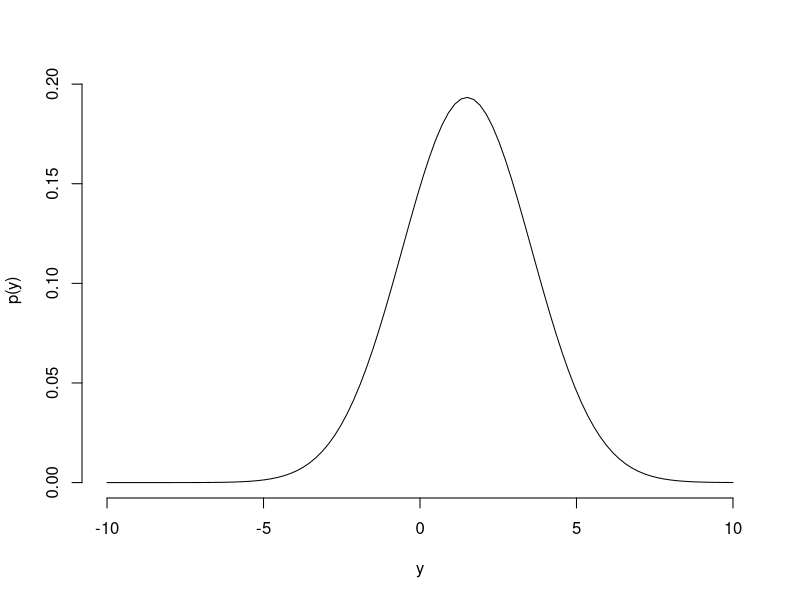
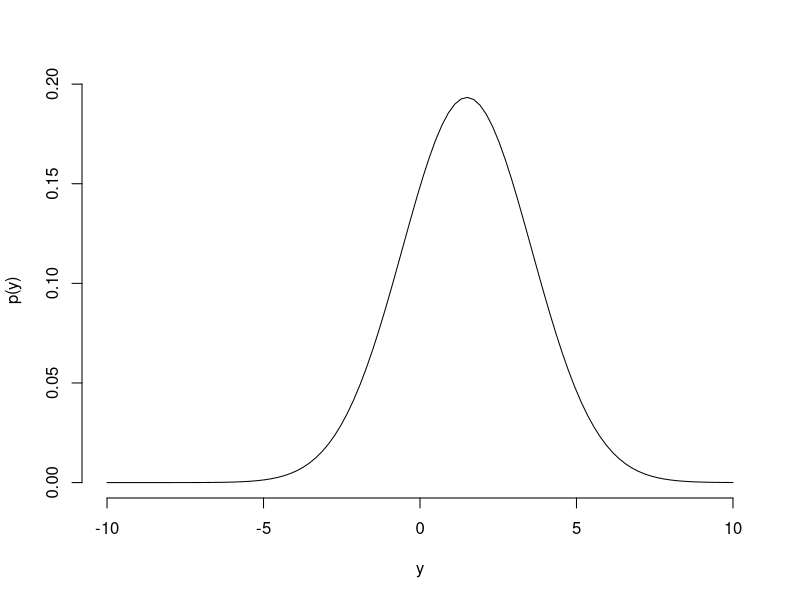
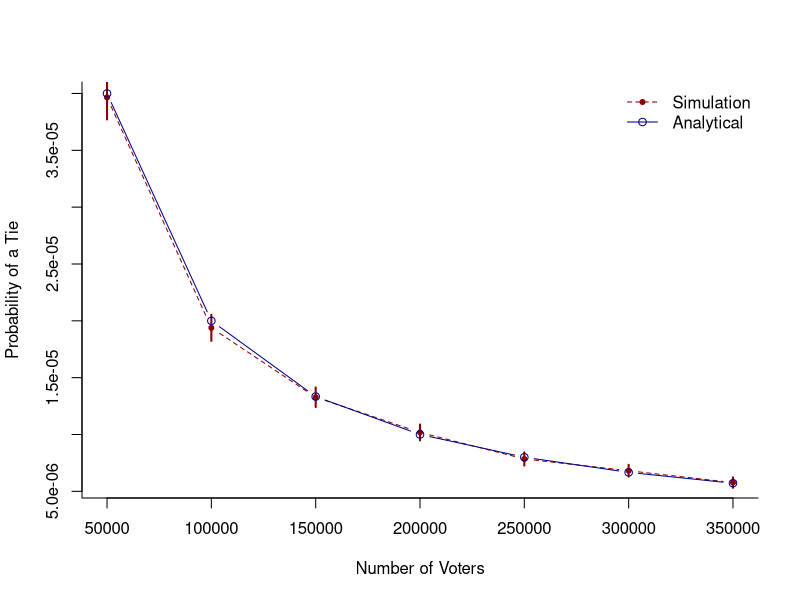

Reproduce these figures in R, in order.
## ---- chunk 1
knitr::opts_chunk$set(echo = TRUE)
## ---- chunk 2
library(tidyverse)
library(tidyr)
library(kableExtra)
## ---- chunk 3
y <- seq(from = -10, to = 10, length.out = 100)
py <- 0.25*dnorm((y - 1)/2, mean = 0, sd = 1) + 0.25*dnorm((y - 2)/2, mean = 0, sd = 1)
plot(y, py, type = "l", ylab = "p(y)", bty = "n")
## ---- chunk 4
y <- seq(from = -10, to = 10, length.out = 100)
py <- 0.5*dnorm(y, mean = 1, sd = 2) + 0.5*dnorm(y, mean = 2, sd = 2)
plot(y, py, type = "l", ylab = "p(y)", bty = "n")
## ---- chunk 5
cat(sprintf("Frequency: %.2f \n", 2/3))
cat(sprintf("Normal Approximation: %.2f", pnorm(-7.5, 0, 13.86, lower.tail = FALSE)))
## ---- chunk 6
cat(sprintf("Frequency: %.2f \n", 5/12))
cat(sprintf("Normal Approximation: %.2f", pnorm(-0.5, 0, 13.86, lower.tail = FALSE)))
## ---- chunk 7
cat(sprintf("Frequency: %.2f \n", 5/8))
cat(sprintf("Normal Approximation: %.2f",
            pnorm(-0.5, 0, 13.86, lower.tail = FALSE)/
              pnorm(-7.5, 0, 13.86, lower.tail = FALSE)))
## ---- chunk 8
n_voters <- seq(from = 50000, to = 350000, by = 50000)

n_sim <- 100000

simulate_election <- function(n_voters) {
   p <- runif(1, 0.25, 0.75)
   dbinom(n_voters / 2, n_voters, p)
}

sim_tie_prob <- sapply(n_voters, \(x) replicate(n_sim, simulate_election(x)))
sim_tie_prob_mean <- apply(sim_tie_prob, 2, mean)
sim_tie_prob_sem <- apply(sim_tie_prob, 2, sd) / sqrt(n_sim)

plot(n_voters, sim_tie_prob_mean, type = "b", col = "darkred", lty = 2, pch = 20,
     bty = "l",
     xlab = "Number of Voters", ylab = "Probability of a Tie")
segments(n_voters, sim_tie_prob_mean - 1.96*sim_tie_prob_sem,
         n_voters, sim_tie_prob_mean + 1.96*sim_tie_prob_sem,
         col = "darkred", lwd = 2)
lines(n_voters, 1/(n_voters*0.5), type = "b", col = "darkblue", lty = 1)
legend("topright", col = c("darkred", "darkblue"),
       pch = c(20, 1), lty = c(2, 1),
       legend = c("Simulation", "Analytical"), bty = "n")
## ---- chunk 9
p_tie <- 1 / (0.5*200000) * 0.5
cat(sprintf("Probability of at least one tie: %f \n", 1 - (1 - p_tie)^435))
## ---- chunk 10
p_tie <- 49/20597 * 1/199
cat(sprintf("Probability of at least one tie: %f \n", 1 - (1 - p_tie)^435))
## ---- chunk 11
p_frat <- 1/125
p_id <- 1/300
p_frat_given_twin <- p_frat / (p_frat + p_id)
p_id_given_twin <- p_id / (p_frat + p_id)

p_elvis_identical_twin <- p_id_given_twin*0.5 / (0.5*p_id_given_twin + 0.25*p_frat_given_twin)
cat(sprintf("Probability that Elvis was an identical twin: %f \n", p_elvis_identical_twin))
## ---- chunk 12
door_label <- c("A", "B", "C")
p_H <- c(1/3, 1/3, 1/3)
p_EgivH <- c(1/2, 1, 0)
p_HgivE <- p_H*p_EgivH
p_HgivE <- p_HgivE / sum(p_HgivE)  # standardize

tab <- tibble(
  Door = door_label,
  `P(H)` = p_H,
  `P(E|H)` = p_EgivH,
  `P(H|E)` = p_HgivE
)

tab |>
  kbl() |>
  kable_classic()
## ---- chunk 13
set.seed(100)

simulate_clinic <- function() {
  max_time = 60 * 7  # opens at 9am and stops admitting at 4pm
  mean <- 10
  # get queue of patient arrival times up front
  patient_queue <- cumsum(rexp(max_time / (mean/2), rate = 1/mean))
  if (max(patient_queue) < max_time) print("Not enough patients simulated")
  patient_queue <- patient_queue[patient_queue < max_time]
  
  patient_arrivals <- patient_queue
  patient_wait_time <- c()
  
  n_doctors <- 3
  doctor_available <- rep(0, n_doctors)
  
  for (i in 1:length(patient_queue)) {
    patient_arrival <- patient_queue[i]
    visit_start <- max(patient_arrival, min(doctor_available))
    wait_time <- visit_start - patient_arrival
    patient_wait_time <- c(patient_wait_time, wait_time)
    
    visit_time <- runif(1, 5, 20)
    doctor <- which.min(doctor_available)
    doctor_available[doctor] <- visit_start + visit_time
  }
  
  list(n = length(patient_arrivals),
       n_wait = sum(patient_wait_time > 0),
       avg_wait = mean(patient_wait_time),
       total_wait = sum(patient_wait_time),
       closing_time = max(doctor_available))
}

simulate_clinic()
## ---- chunk 14
sim_results <- unnest(as.data.frame(t(replicate(1000, simulate_clinic()))),
                      cols = c(n, n_wait, avg_wait, total_wait, closing_time))

sim_results |>
  pivot_longer(cols = c(n, n_wait, avg_wait, total_wait, closing_time)) |>
  group_by(name) |>
  summarize(q25 = quantile(value, 0.25),
            q50 = median(value),
            q95 = quantile(value, 0.75))
